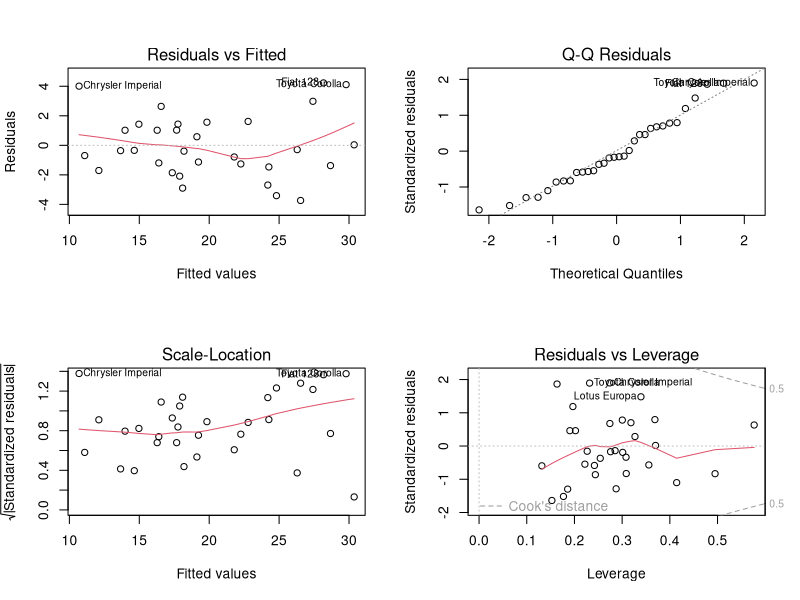

This chart was generated by the following R code:
## =====================================================
## 0. Preparation
## =====================================================

# Clear workspace (optional)
rm(list = ls())

# Load required packages
# install.packages(c("car", "lmtest", "sandwich"))  # run once if needed
library(car)       # vif(), ncvTest()
library(lmtest)    # bptest(), resettest(), coeftest()
library(sandwich)  # vcovHC()

## =====================================================
## 1. Load data and define variables (mtcars)
## =====================================================

data(mtcars)
df <- mtcars

## -----------------------------------------------------
## 1.1 Treat some variables as factors
## -----------------------------------------------------

df$cyl  <- factor(df$cyl)                       # cylinders
df$am   <- factor(df$am, labels = c("Auto","Manual"))
df$vs   <- factor(df$vs)
df$gear <- factor(df$gear)
df$carb <- factor(df$carb)

## =====================================================
## 2. Estimate multiple regression model
## =====================================================

fit <- lm(mpg ~ wt + hp + disp + drat + qsec + cyl + am, data = df)
summary(fit)

## =====================================================
## 3. Multicollinearity diagnostics
## =====================================================

cat("\n--- VIF / GVIF ---\n")
v <- vif(fit)
print(v)
if (is.matrix(v) && "GVIF^(1/(2*Df))" %in% colnames(v)) {
  cat("\nAdjusted GVIF^(1/(2*Df)) (standard-error scale):\n")
  print(v[, "GVIF^(1/(2*Df))"])
}

cat("\n--- Condition Number (scaled X) ---\n")
X   <- model.matrix(fit)[, -1, drop = FALSE]    # drop intercept
Xz  <- scale(X, center = TRUE, scale = TRUE)
sv  <- svd(Xz)
kcn <- max(sv$d) / min(sv$d)
print(kcn)

## =====================================================
## 4. Heteroskedasticity diagnostics
## =====================================================

cat("\n--- Breusch-Pagan test (baseline) ---\n")
print(bptest(fit))  # default variance regressors are the model regressors

cat("\n--- Non-constant variance score test (ncvTest) ---\n")
print(ncvTest(fit)) # vs fitted values by default

cat("\n--- 'White-like' BP using fitted and fitted^2 (explicit data) ---\n")
z <- fitted(fit)                                # numeric fitted values
print(bptest(fit, ~ z + I(z^2), data = data.frame(z = z)))

## =====================================================
## 5. Robust (heteroskedasticity-consistent) standard errors
## =====================================================

cat("\n--- HC3 Robust SE (coeftest) ---\n")
rob_vcov <- vcovHC(fit, type = "HC3")
print(coeftest(fit, vcov = rob_vcov))

## =====================================================
## 6. Functional-form check (Ramsey RESET)
## =====================================================

cat("\n--- Ramsey RESET (powers of fitted) ---\n")
print(resettest(fit, power = 2:3, type = "fitted"))

## =====================================================
## 7. Residual and influence diagnostics
## =====================================================

# Standard residual plots
par(mfrow = c(2, 2))
plot(fit)   # residuals vs fitted, QQ, scale-location, Cook's distance
par(mfrow = c(1, 1))

# Top 5 Cook's distances
cat("\n--- Top 5 Cook's distances ---\n")
cd <- cooks.distance(fit)
top_cd <- head(sort(cd, decreasing = TRUE), 5)
print(data.frame(Car = names(top_cd),
                 Cooks_distance = unname(top_cd)), row.names = FALSE)

## =====================================================
## 8. Correlation matrix (numeric predictors)
## =====================================================

nums <- df[, sapply(df, is.numeric), drop = FALSE]
cat("\n--- Correlation (numeric predictors) ---\n")
print(round(cor(nums), 2))
